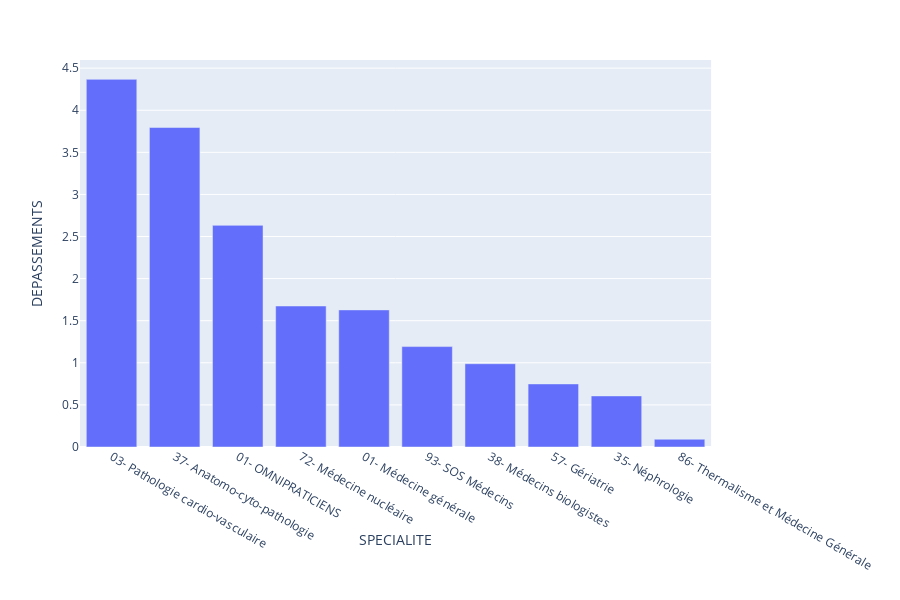

Notebook source saved alongside this figure:
### Markdown cell above
### Quelles sont les spécialités qui ont le plus bas taux de dépassements d'honoraire par médecin sur le total des honoraires ?

### Code cell
fig = px.bar(df_spe_rate_sorted.tail(10).reset_index(), x='SPECIALITE', y='DEPASSEMENTS')
fig.show()

### Figure 1 — Plotly figure (JSON) as saved in the notebook; plotly's stock layout.template omitted (floating-point values rounded to 4 significant figures)
{"data": [{"alignmentgroup": "True", "hoverlabel": {"namelength": 0}, "hovertemplate": "SPECIALITE=%{x}<br>DEPASSEMENTS=%{y}", "legendgroup": "", "marker": {"color": "#636efa"}, "name": "", "offsetgroup": "", "orientation": "v", "showlegend": false, "textposition": "auto", "type": "bar", "x": ["03- Pathologie cardio-vasculaire", "37- Anatomo-cyto-pathologie", "01- OMNIPRATICIENS", "72- Médecine nucléaire", "01- Médecine générale", "93- SOS Médecins", "38- Médecins biologistes", "57- Gériatrie", "35- Néphrologie", "86- Thermalisme et Médecine Générale"], "xaxis": "x", "y": [4.367, 3.795, 2.633, 1.675, 1.628, 1.193, 0.9892, 0.7493, 0.6067, 0.09218], "yaxis": "y"}], "layout": {"barmode": "relative", "height": 600, "legend": {"tracegroupgap": 0}, "margin": {"t": 60}, "xaxis": {"anchor": "y", "domain": [0, 0.98], "title": {"text": "SPECIALITE"}}, "yaxis": {"anchor": "x", "domain": [0, 1], "title": {"text": "DEPASSEMENTS"}}}}
